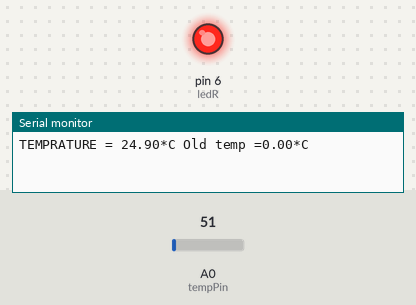
Bench run of a sketch on a simulated Arduino Uno, built with avr-gcc and run on an emulated ATmega328P. Parts: output pins drawn as LEDs (lit = HIGH), the last lines printed to the serial monitor. The inputs (shaded band) are chosen by the test bench; at power-on: A0 (tempPin) = 51.

Above: at 0.1 s.
At 1.1 s:
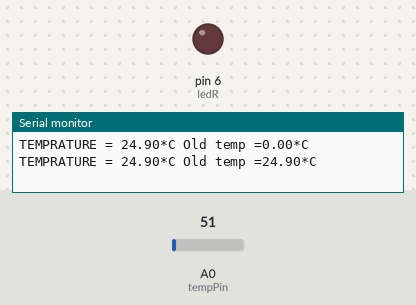
Timing chart, 0 to 2.6 s (numbered marks = the images above):
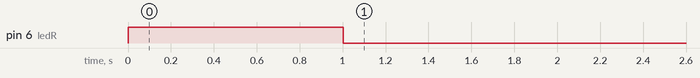

The sketch:

tempsensor.ino
```cpp
int val;
float oldval;
int tempPin = 0;
int ledR = 6;


void setup()
{
  Serial.begin(9600);
  oldval=0;
  pinMode(ledR, OUTPUT);

}
void loop()
{
int val = analogRead(tempPin);
float mv = ( val/1024.0)*5000;
float cel = mv/10;

Serial.print("TEMPRATURE = ");
Serial.print(cel);
Serial.print("*C Old temp =");
Serial.print(oldval);
Serial.print("*C");
Serial.println();
if (oldval-1 < cel && oldval+1 > cel) {
   digitalWrite(ledR, LOW);
} else {
   //Turn On Light if temp up 2°C
   digitalWrite(ledR, HIGH);
}

oldval = cel;
delay(1000);

}
```

Measured:
- by itself, pin 6 (ledR): LOW → HIGH at 0.00 s, → LOW 1.0 s later
